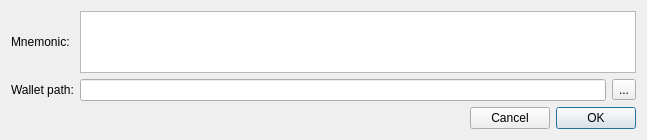
<?xml version="1.0" encoding="UTF-8"?>
<ui version="4.0">
  <class>RestoreFromMnemonicSeedDialog</class>
  <widget class="QDialog" name="RestoreFromMnemonicSeedDialog">
    <property name="geometry">
      <rect>
        <x>0</x>
        <y>0</y>
        <width>647</width>
        <height>140</height>
      </rect>
    </property>
    <property name="minimumSize">
      <size>
        <width>0</width>
        <height>130</height>
      </size>
    </property>
    <property name="windowTitle">
      <string>Restore from mnemonic phrase</string>
    </property>
    <layout class="QVBoxLayout" name="verticalLayout">
      <item>
        <layout class="QGridLayout" name="gridLayout">
          <item row="0" column="0">
            <widget class="QLabel" name="label">
              <property name="text">
                <string>Mnemonic:</string>
              </property>
            </widget>
          </item>
          <item row="2" column="2">
            <widget class="QToolButton" name="m_selectPathButton">
              <property name="text">
                <string>...</string>
              </property>
            </widget>
          </item>
          <item row="2" column="0">
            <widget class="QLabel" name="label_2">
              <property name="text">
                <string>Wallet path:</string>
              </property>
            </widget>
          </item>
          <item row="2" column="1">
            <widget class="QLineEdit" name="m_pathEdit"/>
          </item>
          <item row="0" column="1" colspan="2">
            <widget class="QTextEdit" name="m_seedEdit">
              <property name="readOnly">
                <bool>false</bool>
              </property>
            </widget>
          </item>
        </layout>
      </item>
      <item>
        <spacer name="verticalSpacer">
          <property name="orientation">
            <enum>Qt::Vertical</enum>
          </property>
          <property name="sizeHint" stdset="0">
            <size>
              <width>20</width>
              <height>2</height>
            </size>
          </property>
        </spacer>
      </item>
      <item>
        <layout class="QHBoxLayout" name="horizontalLayout">
          <item>
            <widget class="QLabel" name="m_errorLabel">
              <property name="text">
                <string/>
              </property>
            </widget>
          </item>
          <item>
            <spacer name="horizontalSpacer">
              <property name="orientation">
                <enum>Qt::Horizontal</enum>
              </property>
              <property name="sizeHint" stdset="0">
                <size>
                  <width>40</width>
                  <height>20</height>
                </size>
              </property>
            </spacer>
          </item>
          <item>
            <widget class="QPushButton" name="m_cancelButton">
              <property name="text">
                <string>Cancel</string>
              </property>
              <property name="autoDefault">
                <bool>false</bool>
              </property>
            </widget>
          </item>
          <item>
            <widget class="QPushButton" name="m_okButton">
              <property name="text">
                <string>OK</string>
              </property>
              <property name="autoDefault">
                <bool>false</bool>
              </property>
              <property name="default">
                <bool>true</bool>
              </property>
            </widget>
          </item>
        </layout>
      </item>
    </layout>
  </widget>
  <resources/>
  <connections>
    <connection>
      <sender>m_selectPathButton</sender>
      <signal>clicked()</signal>
      <receiver>RestoreFromMnemonicSeedDialog</receiver>
      <slot>selectPathClicked()</slot>
      <hints>
        <hint type="sourcelabel">
          <x>620</x>
          <y>54</y>
        </hint>
        <hint type="destinationlabel">
          <x>323</x>
          <y>65</y>
        </hint>
      </hints>
    </connection>
    <connection>
      <sender>m_okButton</sender>
      <signal>clicked()</signal>
      <receiver>RestoreFromMnemonicSeedDialog</receiver>
      <slot>accept()</slot>
      <hints>
        <hint type="sourcelabel">
          <x>594</x>
          <y>102</y>
        </hint>
        <hint type="destinationlabel">
          <x>323</x>
          <y>65</y>
        </hint>
      </hints>
    </connection>
    <connection>
      <sender>m_cancelButton</sender>
      <signal>clicked()</signal>
      <receiver>RestoreFromMnemonicSeedDialog</receiver>
      <slot>reject()</slot>
      <hints>
        <hint type="sourcelabel">
          <x>511</x>
          <y>102</y>
        </hint>
        <hint type="destinationlabel">
          <x>323</x>
          <y>65</y>
        </hint>
      </hints>
    </connection>
    <connection>
      <sender>m_seedEdit</sender>
      <signal>textChanged()</signal>
      <receiver>RestoreFromMnemonicSeedDialog</receiver>
      <slot>onTextChanged()</slot>
      <hints>
        <hint type="sourcelabel">
          <x>355</x>
          <y>38</y>
        </hint>
        <hint type="destinationlabel">
          <x>323</x>
          <y>69</y>
        </hint>
      </hints>
    </connection>
  </connections>
  <slots>
    <slot>selectPathClicked()</slot>
  </slots>
</ui>
